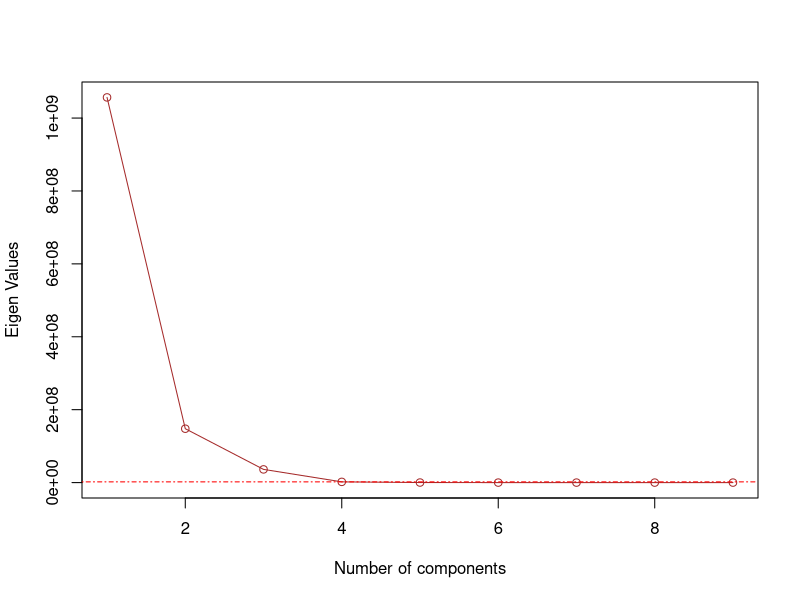
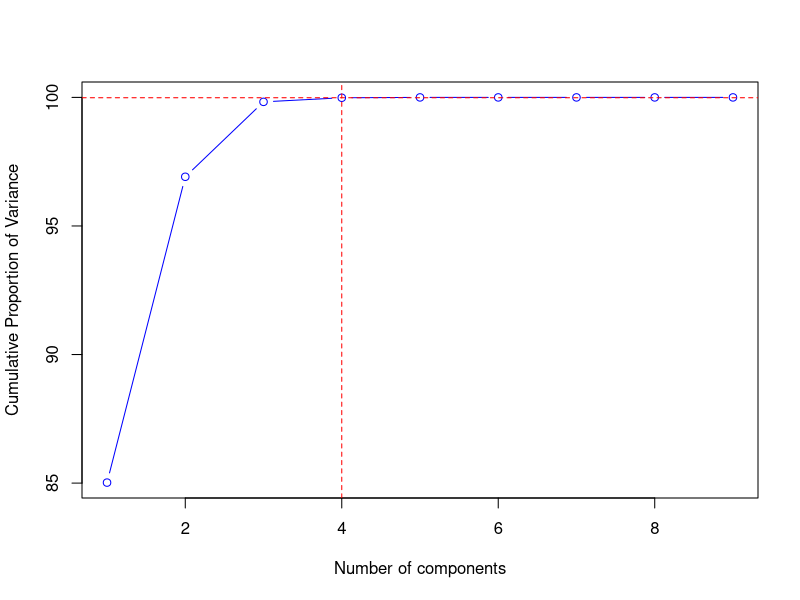
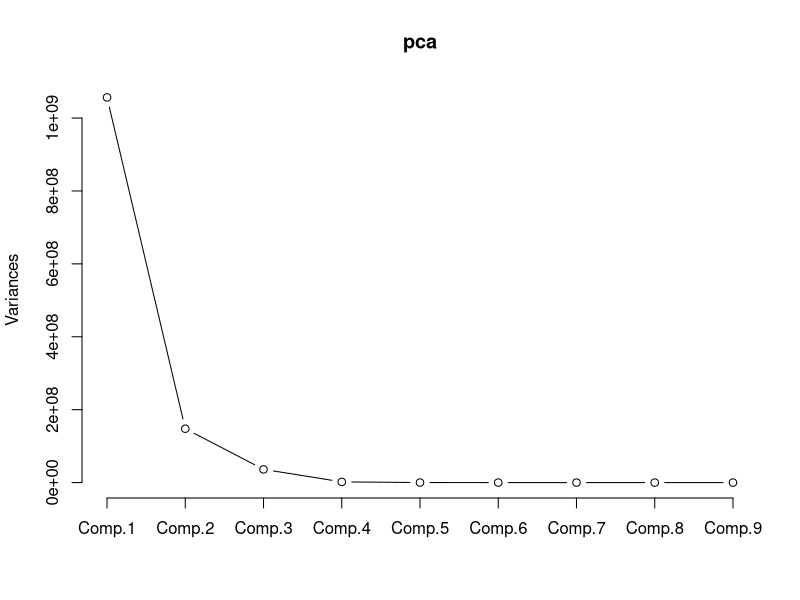

R code for these plots, in order: (Note: this script raises an error after producing the figures.)
install.packages("dplyr")
install.packages("stats")

library(stats)
library(dplyr)
db <- read.csv("presentation_1/Country_data2.csv",  header = TRUE)
View(db)
dim(db)
main_data <- db
main_data["exports"] <- main_data["exports"] * main_data["gdpp"] / 100
main_data["imports"] <- main_data["imports"] * main_data["gdpp"] / 100
main_data["health"] <- main_data["health"] * main_data["gdpp"] / 100

View(main_data)

# Correlation
View(cor(select(main_data, -c(country))))
avg <- mean(cor(select(main_data, -c(country))))

# PCA
pca <- princomp(select(main_data, -c(country)), center = TRUE,   scale. = TRUE)
pca$loadings

pc <- pca$scores
View(pc)

View(cor(pc))

summary(pca)
th <- 4
eigen_val <- pca$sdev^2
eigen_val

# Plotting the Eigen Values
pdf("presentation_1/images/pca.pdf")
plot(eigen_val, type = "o", xlab = "Number of components", ylab = "Eigen Values", col = "brown") 
abline(h = eigen_val[th], col = "red", lty = 100)
dev.off()

cumprop <- cumsum(eigen_val) / sum(eigen_val)
cumprop

# Plotting the Cumulative Proportion
pdf("presentation_1/images/Cummulative_Proportion.pdf")
plot(cumprop * 100,type = "b",xlab = "Number of components", ylab = "Cumulative Proportion of Variance", col = "blue")
abline(v = th, col = "red", lty = 2)
abline(h = cumprop[th] * 100, col = "red", lty = 2)
dev.off()

pdf("presentation_1/images/PCA.pdf")
plot(pca,  type = "l")
loadings(select(pca, c(1:th)))
dev.off()
